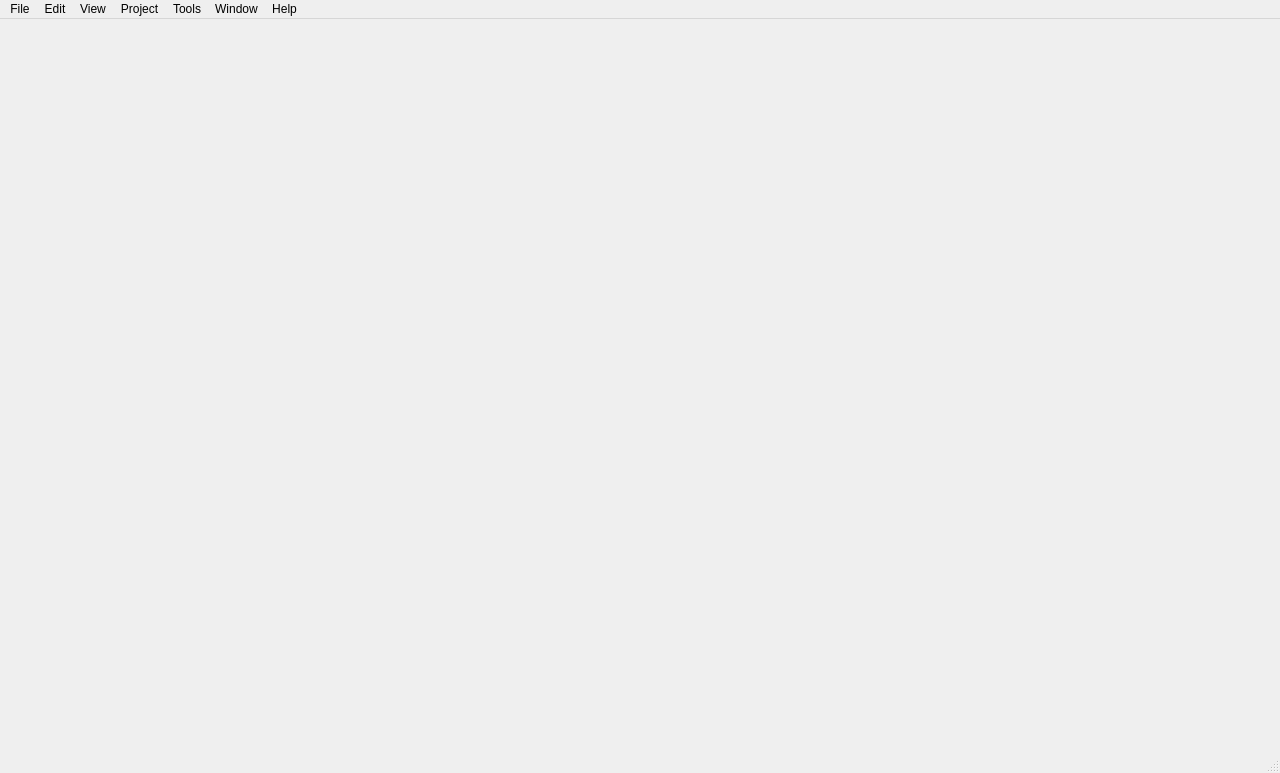
<?xml version="1.0" encoding="UTF-8"?>
<ui version="4.0">
 <class>VoidEngineClass</class>
 <widget class="QMainWindow" name="VoidEngineClass">
  <property name="geometry">
   <rect>
    <x>0</x>
    <y>0</y>
    <width>1280</width>
    <height>773</height>
   </rect>
  </property>
  <property name="baseSize">
   <size>
    <width>1280</width>
    <height>720</height>
   </size>
  </property>
  <property name="windowTitle">
   <string>VoidEngine</string>
  </property>
  <widget class="QWidget" name="centralWidget">
   <property name="sizePolicy">
    <sizepolicy hsizetype="Expanding" vsizetype="Expanding">
     <horstretch>1</horstretch>
     <verstretch>0</verstretch>
    </sizepolicy>
   </property>
  </widget>
  <widget class="QMenuBar" name="menuBar">
   <property name="geometry">
    <rect>
     <x>0</x>
     <y>0</y>
     <width>1280</width>
     <height>21</height>
    </rect>
   </property>
   <widget class="QMenu" name="menuFile">
    <property name="title">
     <string>File</string>
    </property>
    <addaction name="actionNew_project"/>
    <addaction name="actionOpen"/>
    <addaction name="separator"/>
    <addaction name="actionSave"/>
    <addaction name="actionSave_as"/>
    <addaction name="separator"/>
    <addaction name="actionImport"/>
    <addaction name="actionExport"/>
    <addaction name="separator"/>
    <addaction name="actionExit"/>
   </widget>
   <widget class="QMenu" name="menuEdit">
    <property name="title">
     <string>Edit</string>
    </property>
    <addaction name="actionCut"/>
    <addaction name="actionCopy"/>
    <addaction name="actionPaste"/>
    <addaction name="separator"/>
    <addaction name="actionDelete"/>
    <addaction name="separator"/>
    <addaction name="actionSelect_all"/>
   </widget>
   <widget class="QMenu" name="menuView">
    <property name="title">
     <string>View</string>
    </property>
   </widget>
   <widget class="QMenu" name="menuProject">
    <property name="title">
     <string>Project</string>
    </property>
    <addaction name="actionProject_properties"/>
   </widget>
   <widget class="QMenu" name="menuTools">
    <property name="title">
     <string>Tools</string>
    </property>
    <addaction name="actionOptions"/>
   </widget>
   <widget class="QMenu" name="menuWindow">
    <property name="title">
     <string>Window</string>
    </property>
   </widget>
   <widget class="QMenu" name="menuHelp">
    <property name="title">
     <string>Help</string>
    </property>
    <addaction name="actionDocumentation"/>
    <addaction name="actionTechnical_support"/>
    <addaction name="separator"/>
    <addaction name="actionFind_updates"/>
    <addaction name="separator"/>
    <addaction name="actionAbout_Void_Engine"/>
   </widget>
   <addaction name="menuFile"/>
   <addaction name="menuEdit"/>
   <addaction name="menuView"/>
   <addaction name="menuProject"/>
   <addaction name="menuTools"/>
   <addaction name="menuWindow"/>
   <addaction name="menuHelp"/>
  </widget>
  <widget class="QStatusBar" name="statusBar"/>
  <action name="actionNew_project">
   <property name="text">
    <string>New project...</string>
   </property>
   <property name="shortcut">
    <string>Ctrl+N</string>
   </property>
  </action>
  <action name="actionExit">
   <property name="text">
    <string>Exit</string>
   </property>
   <property name="shortcut">
    <string>Ctrl+Q</string>
   </property>
  </action>
  <action name="actionOpen">
   <property name="text">
    <string>Open...</string>
   </property>
   <property name="shortcut">
    <string>Ctrl+O</string>
   </property>
  </action>
  <action name="actionSave">
   <property name="text">
    <string>Save</string>
   </property>
   <property name="shortcut">
    <string>Ctrl+S</string>
   </property>
  </action>
  <action name="actionSave_as">
   <property name="text">
    <string>Save as...</string>
   </property>
   <property name="shortcut">
    <string>Ctrl+Shift+S</string>
   </property>
  </action>
  <action name="actionImport">
   <property name="text">
    <string>Import...</string>
   </property>
  </action>
  <action name="actionExport">
   <property name="text">
    <string>Export...</string>
   </property>
  </action>
  <action name="actionCut">
   <property name="text">
    <string>Cut</string>
   </property>
  </action>
  <action name="actionCopy">
   <property name="text">
    <string>Copy</string>
   </property>
  </action>
  <action name="actionPaste">
   <property name="text">
    <string>Paste</string>
   </property>
  </action>
  <action name="actionDelete">
   <property name="text">
    <string>Delete</string>
   </property>
  </action>
  <action name="actionSelect_all">
   <property name="text">
    <string>Select all</string>
   </property>
  </action>
  <action name="actionProject_properties">
   <property name="text">
    <string>Project properties</string>
   </property>
  </action>
  <action name="actionOptions">
   <property name="text">
    <string>Options...</string>
   </property>
  </action>
  <action name="actionDocumentation">
   <property name="text">
    <string>Documentation</string>
   </property>
  </action>
  <action name="actionTechnical_support">
   <property name="text">
    <string>Technical support</string>
   </property>
  </action>
  <action name="actionFind_updates">
   <property name="text">
    <string>Find updates...</string>
   </property>
  </action>
  <action name="actionAbout_Void_Engine">
   <property name="text">
    <string>About Void Engine</string>
   </property>
  </action>
 </widget>
 <layoutdefault spacing="6" margin="11"/>
 <resources>
  <include location="../../VoidEngine.qrc"/>
 </resources>
 <connections/>
 <slots>
  <signal>on_pushButton_clicked()</signal>
  <slot>pushButtonSlot()</slot>
 </slots>
</ui>
